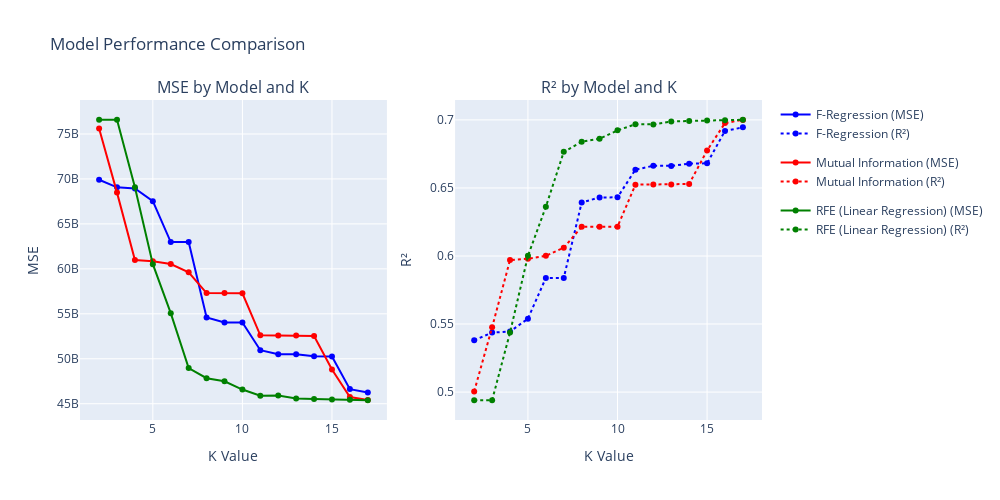

The notebook cell this image was saved under:
### Markdown cell above
#### 1.6 Run feature selection comparison

### Code cell
all_results = []
for k in range(2,len(feature_names)):
    print(f"k={k}")
    feature_selection_results = feature_selection_comparison(
        X_train_scaled, X_test_scaled, y_train, y_test, feature_names, k
    )
    # Print results
    for method, result in feature_selection_results.items():
    #     print(f"k={k}, method={method}:")
    #     print("Selected Features:", result['Selected Features'])
    #     print(f"Mean Squared Error: {result['MSE']:.4f}")
    #     print(f"R2 Score: {result['R2']:.4f}")
         all_results.append([k, method, result['Selected Features'], round(result['MSE'],4), round(result['R2'], 4)])

df_results = pd.DataFrame(all_results, columns=['k', 'model', 'features', 'mse', 'r2'])
fig = plot_model_performance_side_by_side(df_results)
fig.show()

### Figure 1 — Plotly figure (JSON) as saved in the notebook; plotly's stock layout.template omitted (floating-point values rounded to 4 significant figures)
{"data": [{"legendgroup": "F-Regression", "line": {"color": "blue"}, "mode": "lines+markers", "name": "F-Regression (MSE)", "type": "scatter", "x": [2, 3, 4, 5, 6, 7, 8, 9, 10, 11, 12, 13, 14, 15, 16, 17], "xaxis": "x", "y": [69910000000.0, 69070000000.0, 68940000000.0, 67520000000.0, 62980000000.0, 62980000000.0, 54600000000.0, 54040000000.0, 54020000000.0, 50950000000.0, 50500000000.0, 50520000000.0, 50280000000.0, 50240000000.0, 46630000000.0, 46240000000.0], "yaxis": "y"}, {"legendgroup": "Mutual Information", "line": {"color": "red"}, "mode": "lines+markers", "name": "Mutual Information (MSE)", "type": "scatter", "x": [2, 3, 4, 5, 6, 7, 8, 9, 10, 11, 12, 13, 14, 15, 16, 17], "xaxis": "x", "y": [75600000000.0, 68480000000.0, 60990000000.0, 60850000000.0, 60530000000.0, 59620000000.0, 57300000000.0, 57310000000.0, 57280000000.0, 52610000000.0, 52580000000.0, 52580000000.0, 52530000000.0, 48810000000.0, 45750000000.0, 45410000000.0], "yaxis": "y"}, {"legendgroup": "RFE (Linear Regression)", "line": {"color": "green"}, "mode": "lines+markers", "name": "RFE (Linear Regression) (MSE)", "type": "scatter", "x": [2, 3, 4, 5, 6, 7, 8, 9, 10, 11, 12, 13, 14, 15, 16, 17], "xaxis": "x", "y": [76580000000.0, 76580000000.0, 69070000000.0, 60520000000.0, 55070000000.0, 48970000000.0, 47840000000.0, 47500000000.0, 46580000000.0, 45890000000.0, 45900000000.0, 45580000000.0, 45530000000.0, 45460000000.0, 45440000000.0, 45390000000.0], "yaxis": "y"}, {"legendgroup": "F-Regression", "line": {"color": "blue", "dash": "dot"}, "mode": "lines+markers", "name": "F-Regression (R²)", "type": "scatter", "x": [2, 3, 4, 5, 6, 7, 8, 9, 10, 11, 12, 13, 14, 15, 16, 17], "xaxis": "x2", "y": [0.5381, 0.5437, 0.5445, 0.5539, 0.5839, 0.5839, 0.6393, 0.643, 0.6431, 0.6634, 0.6663, 0.6662, 0.6678, 0.6681, 0.6919, 0.6945], "yaxis": "y2"}, {"legendgroup": "Mutual Information", "line": {"color": "red", "dash": "dot"}, "mode": "lines+markers", "name": "Mutual Information (R²)", "type": "scatter", "x": [2, 3, 4, 5, 6, 7, 8, 9, 10, 11, 12, 13, 14, 15, 16, 17], "xaxis": "x2", "y": [0.5005, 0.5476, 0.597, 0.598, 0.6001, 0.6061, 0.6214, 0.6214, 0.6215, 0.6524, 0.6526, 0.6526, 0.6529, 0.6775, 0.6977, 0.7], "yaxis": "y2"}, {"legendgroup": "RFE (Linear Regression)", "line": {"color": "green", "dash": "dot"}, "mode": "lines+markers", "name": "RFE (Linear Regression) (R²)", "type": "scatter", "x": [2, 3, 4, 5, 6, 7, 8, 9, 10, 11, 12, 13, 14, 15, 16, 17], "xaxis": "x2", "y": [0.494, 0.494, 0.5437, 0.6001, 0.6361, 0.6765, 0.6839, 0.6862, 0.6923, 0.6968, 0.6967, 0.6988, 0.6992, 0.6996, 0.6998, 0.7001], "yaxis": "y2"}], "layout": {"annotations": [{"font": {"size": 16}, "showarrow": false, "text": "MSE by Model and K", "x": 0.225, "xanchor": "center", "xref": "paper", "y": 1, "yanchor": "bottom", "yref": "paper"}, {"font": {"size": 16}, "showarrow": false, "text": "R² by Model and K", "x": 0.775, "xanchor": "center", "xref": "paper", "y": 1, "yanchor": "bottom", "yref": "paper"}], "height": 500, "title": {"text": "Model Performance Comparison"}, "width": 1000, "xaxis": {"anchor": "y", "domain": [0, 0.45], "title": {"text": "K Value"}}, "xaxis2": {"anchor": "y2", "domain": [0.55, 1], "title": {"text": "K Value"}}, "yaxis": {"anchor": "x", "domain": [0, 1], "title": {"text": "MSE"}}, "yaxis2": {"anchor": "x2", "domain": [0, 1], "title": {"text": "R²"}}}}
